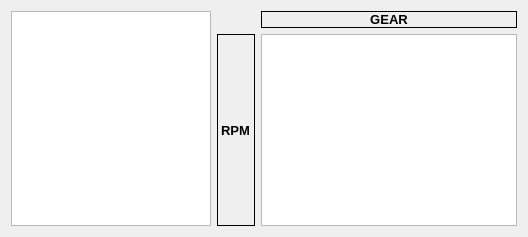
        <widget class="QWidget" name="tab_3">
         <attribute name="title">
          <string>Tables</string>
         </attribute>
         <layout class="QGridLayout" name="gridLayout_3">
          <item row="1" column="0">
           <layout class="QHBoxLayout" name="horizontalLayout_3">
            <property name="sizeConstraint">
             <enum>QLayout::SetDefaultConstraint</enum>
            </property>
            <item>
             <widget class="QListWidget" name="listTable">
              <property name="maximumSize">
               <size>
                <width>200</width>
                <height>16777215</height>
               </size>
              </property>
              <property name="font">
               <font>
                <pointsize>14</pointsize>
               </font>
              </property>
             </widget>
            </item>
            <item>
             <widget class="QFrame" name="frameForTable">
              <property name="frameShape">
               <enum>QFrame::NoFrame</enum>
              </property>
              <property name="frameShadow">
               <enum>QFrame::Raised</enum>
              </property>
              <layout class="QGridLayout" name="gridLayout_4">
               <property name="sizeConstraint">
                <enum>QLayout::SetMaximumSize</enum>
               </property>
               <property name="leftMargin">
                <number>0</number>
               </property>
               <property name="topMargin">
                <number>0</number>
               </property>
               <property name="rightMargin">
                <number>0</number>
               </property>
               <property name="bottomMargin">
                <number>0</number>
               </property>
               <item row="0" column="1">
                <widget class="QLabel" name="tableColumnLabel">
                 <property name="sizePolicy">
                  <sizepolicy hsizetype="Expanding" vsizetype="Preferred">
                   <horstretch>0</horstretch>
                   <verstretch>0</verstretch>
                  </sizepolicy>
                 </property>
                 <property name="font">
                  <font>
                   <pointsize>10</pointsize>
                   <weight>75</weight>
                   <bold>true</bold>
                  </font>
                 </property>
                 <property name="frameShape">
                  <enum>QFrame::Box</enum>
                 </property>
                 <property name="text">
                  <string>GEAR</string>
                 </property>
                 <property name="alignment">
                  <set>Qt::AlignCenter</set>
                 </property>
                </widget>
               </item>
               <item row="1" column="0">
                <widget class="QLabel" name="tableRowLabel">
                 <property name="sizePolicy">
                  <sizepolicy hsizetype="Preferred" vsizetype="Expanding">
                   <horstretch>0</horstretch>
                   <verstretch>0</verstretch>
                  </sizepolicy>
                 </property>
                 <property name="maximumSize">
                  <size>
                   <width>50</width>
                   <height>16777215</height>
                  </size>
                 </property>
                 <property name="font">
                  <font>
                   <pointsize>10</pointsize>
                   <weight>75</weight>
                   <bold>true</bold>
                  </font>
                 </property>
                 <property name="frameShape">
                  <enum>QFrame::Box</enum>
                 </property>
                 <property name="text">
                  <string>RPM</string>
                 </property>
                </widget>
               </item>
               <item row="1" column="1">
                <widget class="QTableWidget" name="tableWidget">
                 <property name="enabled">
                  <bool>true</bool>
                 </property>
                 <property name="sizePolicy">
                  <sizepolicy hsizetype="Expanding" vsizetype="Expanding">
                   <horstretch>0</horstretch>
                   <verstretch>0</verstretch>
                  </sizepolicy>
                 </property>
                 <property name="maximumSize">
                  <size>
                   <width>16777215</width>
                   <height>16777215</height>
                  </size>
                 </property>
                 <property name="rowCount">
                  <number>0</number>
                 </property>
                 <property name="columnCount">
                  <number>0</number>
                 </property>
                </widget>
               </item>
              </layout>
             </widget>
            </item>
           </layout>
          </item>
         </layout>
        </widget>
